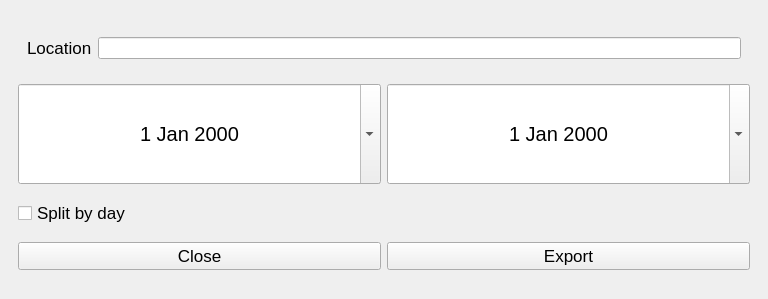
<?xml version="1.0" encoding="UTF-8"?>
<ui version="4.0">
 <class>MainWindow</class>
 <widget class="QMainWindow" name="MainWindow">
  <property name="geometry">
   <rect>
    <x>0</x>
    <y>0</y>
    <width>768</width>
    <height>299</height>
   </rect>
  </property>
  <property name="sizePolicy">
   <sizepolicy hsizetype="Preferred" vsizetype="Minimum">
    <horstretch>0</horstretch>
    <verstretch>0</verstretch>
   </sizepolicy>
  </property>
  <property name="windowTitle">
   <string>MainWindow</string>
  </property>
  <widget class="QWidget" name="centralwidget">
   <property name="sizePolicy">
    <sizepolicy hsizetype="Preferred" vsizetype="Minimum">
     <horstretch>0</horstretch>
     <verstretch>0</verstretch>
    </sizepolicy>
   </property>
   <layout class="QHBoxLayout" name="horizontalLayout">
    <item>
     <widget class="QGroupBox" name="groupBox">
      <property name="sizePolicy">
       <sizepolicy hsizetype="Minimum" vsizetype="Minimum">
        <horstretch>0</horstretch>
        <verstretch>0</verstretch>
       </sizepolicy>
      </property>
      <property name="styleSheet">
       <string notr="true">QGroupBox{border:0}</string>
      </property>
      <property name="title">
       <string/>
      </property>
      <layout class="QGridLayout" name="gridLayout">
       <item row="0" column="0" colspan="2">
        <widget class="QGroupBox" name="groupBox_2">
         <property name="sizePolicy">
          <sizepolicy hsizetype="Preferred" vsizetype="Fixed">
           <horstretch>0</horstretch>
           <verstretch>0</verstretch>
          </sizepolicy>
         </property>
         <property name="styleSheet">
          <string notr="true">QGroupBox{border: 0}</string>
         </property>
         <property name="title">
          <string/>
         </property>
         <layout class="QFormLayout" name="formLayout">
          <item row="1" column="0">
           <widget class="QLabel" name="label_3">
            <property name="font">
             <font>
              <pointsize>13</pointsize>
             </font>
            </property>
            <property name="text">
             <string>Location</string>
            </property>
           </widget>
          </item>
          <item row="1" column="1">
           <widget class="QLineEdit" name="lineEdit_2"/>
          </item>
         </layout>
        </widget>
       </item>
       <item row="3" column="0">
        <widget class="QPushButton" name="pushButton_3">
         <property name="font">
          <font>
           <pointsize>13</pointsize>
          </font>
         </property>
         <property name="text">
          <string>Close</string>
         </property>
        </widget>
       </item>
       <item row="3" column="1">
        <widget class="QPushButton" name="pushButton_2">
         <property name="font">
          <font>
           <pointsize>13</pointsize>
          </font>
         </property>
         <property name="text">
          <string>Export</string>
         </property>
        </widget>
       </item>
       <item row="1" column="1">
        <widget class="QDateEdit" name="dateEdit_2">
         <property name="minimumSize">
          <size>
           <width>0</width>
           <height>100</height>
          </size>
         </property>
         <property name="maximumSize">
          <size>
           <width>16777215</width>
           <height>100</height>
          </size>
         </property>
         <property name="font">
          <font>
           <pointsize>15</pointsize>
          </font>
         </property>
         <property name="alignment">
          <set>Qt::AlignCenter</set>
         </property>
         <property name="calendarPopup">
          <bool>true</bool>
         </property>
        </widget>
       </item>
       <item row="1" column="0">
        <widget class="QDateEdit" name="dateEdit">
         <property name="minimumSize">
          <size>
           <width>0</width>
           <height>100</height>
          </size>
         </property>
         <property name="maximumSize">
          <size>
           <width>16777215</width>
           <height>100</height>
          </size>
         </property>
         <property name="font">
          <font>
           <pointsize>15</pointsize>
          </font>
         </property>
         <property name="alignment">
          <set>Qt::AlignCenter</set>
         </property>
         <property name="calendarPopup">
          <bool>true</bool>
         </property>
        </widget>
       </item>
       <item row="2" column="0">
        <widget class="QCheckBox" name="checkBox">
         <property name="font">
          <font>
           <pointsize>13</pointsize>
          </font>
         </property>
         <property name="text">
          <string>Split by day</string>
         </property>
        </widget>
       </item>
      </layout>
     </widget>
    </item>
   </layout>
  </widget>
 </widget>
 <resources/>
 <connections/>
</ui>
